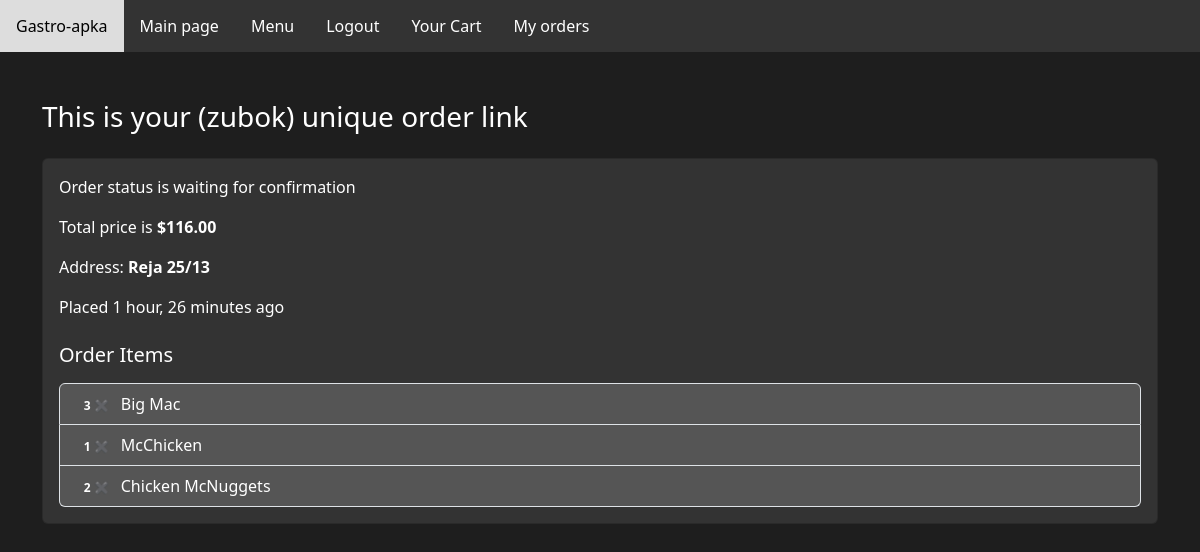
The page /order_status/54/ (signed in) on the database its author committed.
### gastro_app/models.py (models this page shows, shortened)
class Order(models.Model):
    user = models.ForeignKey(User, on_delete=models.CASCADE)
    products = models.ManyToManyField(Product, through='OrderItem')
    total_price = models.DecimalField(max_digits=10, decimal_places=2)
    is_confirmed = models.BooleanField(default=False)
    status = models.ForeignKey(OrderStatus, on_delete=models.SET_NULL, null=True, blank=True)
    order_date = models.DateTimeField(auto_now_add=True, null=True, blank=True)

class Client(models.Model):
    user = models.OneToOneField(User, on_delete=models.CASCADE)
    address = models.TextField(null=True, blank=True)

class OrderItem(models.Model):
    order = models.ForeignKey(Order, on_delete=models.CASCADE)
    product = models.ForeignKey(Product, on_delete=models.CASCADE)
    quantity = models.PositiveIntegerField()

class Product(models.Model):
    name = models.CharField(max_length=100)
    description = models.TextField()
    price = models.DecimalField(max_digits=8, decimal_places=2)
    image = models.ImageField(null=True, blank=True)
    restaurant = models.ForeignKey(Restaurant, on_delete=models.CASCADE)

### gastro_app/views.py (the view)
# urls.py: path('order_status/<int:order_id>/', views.order_status, name='order_status'),
def order_status(request, order_id):
    order = get_object_or_404(Order, id=order_id, user=request.user)
    user_cart = get_object_or_404(Cart, user=request.user)
    cart_items = user_cart.cartitem_set.all()
    total_price = user_cart.calculate_total_price()
    context = {'order': order, 'cart_items': cart_items, 'total_price': total_price}
    return render(request, 'gastro_app/order_status.html', context)

### gastro_app/models.py (called while the page is built)
    def calculate_total_price(self):
        total_price = sum(item.product.price * item.quantity for item in self.cartitem_set.all())
        return total_price

### gastro_app/templates/gastro_app/order_status.html (shortened to what this page needs)
{% extends 'gastro_app/navbar.html' %}
{% block content %}
<!DOCTYPE html>
<html lang="en">
<head>
</head>
<body>
    <div class="container mt-5" style="color: #fff;">
        <h3 class="mb-4">This is your ({{request.user}}) unique order link</h3>
        <div class="card mt-4" style="background-color: #333; color: #fff;">
            <div class="card-body">
                {% if order.status %}
                    <p class="card-text">Order status is <strong>{{order.status}}</strong></p>
                {% else %}
                    <p class="card-text">Order status is waiting for confirmation</p>
                {% endif %}
                <p class="card-text">Total price is <strong>${{order.total_price}}</strong></p>
                <p class="card-text">Address: <strong>{{ request.user.client.address }}</strong></p>
                <p class="card-text">Placed {{ order.order_date|timesince }} ago</p>
                <h5 class="mt-4 mb-3">Order Items</h5>
                <ul class="list-group">
                    {% for order_item in order.orderitem_set.all %}
                        <li class="list-group-item" style="background-color: #555; color: #fff;">
                            <span class="badge badge-dark">{{ order_item.quantity }} ✖️</span>
                             {{ order_item.product.name }}
                        </li>
                    {% endfor %}
                </ul>
            </div>
        </div>
    </div>
</body>
</html>
{% endblock content %}

### static/css/styles.css (style rules this page uses)
body, h1, h2, p, ul, li { margin: 0; padding: 0; }
body { background-color: #1e1e1e; justify-content: center; align-items: center; height: 100vh; margin: 0; }

### gastro_app/templates/gastro_app/navbar.html (style rules this page uses)
body { background-color: #1e1e1e; color: #fff; }

### gastro_app/templates/gastro_app/order_status.html (style rules this page uses)
body { background-color: #1e1e1e; color: #fff; }

### rows shown on the page
Order: total_price "116.00", order_date "1 hour, 26 minutes"
OrderItem: quantity "3", product.name "Big Mac"
OrderItem: quantity "1", product.name "McChicken"
OrderItem: quantity "2", product.name "Chicken McNuggets"

### other values the page prints
{{ request.user }} "zubok"
{{ request.user.client.address }} "Reja 25/13"
